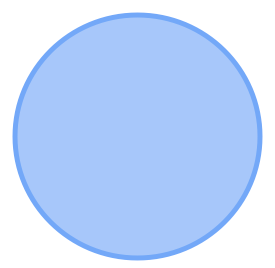
#> input picture OpenCV/practice/min_enclosingCircle/2d-circle.png, 275 x 268 px
$ python encloseCircle.py   (older library calls are emulated)
#> lines starting #> are read from the running program, lines starting #| are printed output that depends on the picture; after the words box and inside, x2 and y2 are one past the last pixel; in counts of white or black regions, pixels touching at a corner belong together
import numpy as np
import cv2

# not finding center accurately in 3D-images
img = cv2.imread('2d-circle.png', 0)
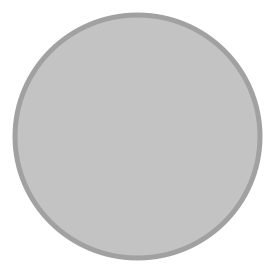
#> img: shape (268, 275); min 161, max 255, mean 213.6
og = cv2.imread('2d-circle.png', 0)

cv2.imshow('original', og)

# use threshold, findContours and moment functions
ret, thresh = cv2.threshold(img, 127, 255, 0)
#> thresh: shape (268, 275); every value is 255
im2, contours, hierarchy = cv2.findContours(thresh, 1, 2)
#> contours = [[[0, 0], [0, 267], [274, 267], [274, 0]]]
cont = contours[0]
#> cont = [[0, 0], [0, 267], [274, 267], [274, 0]]

# use data to edit center and radius
moment = cv2.moments(cont)
#> moment = moments, m00 73158, centre m10/m00, m01/m00 = (137, 133.5)
print(moment)
#> (printed output is left out)

# find center using minEnclosingCircle
(x, y), radius = cv2.minEnclosingCircle(cont)
#> x = 137; y = 133.5; radius = 191.3

# for printing/drawing
center = (int(x), int(y))
#> center = (137, 133)
radius = int(radius)
#> radius = 191
cv2.circle(img, center, radius, (0, 255, 0), 10)
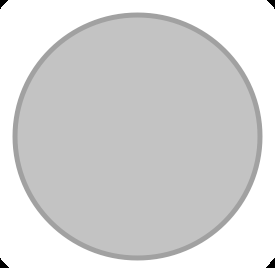
#> img: shape (268, 275); 0.23% of pixels changed, all inside (x1, y1, x2, y2) = (0, 0, 275, 268)

# for reference
print ("center = " +  str(center))
#| center = (137, 133)
print("radius = (" + str(x) + ", " + str(y) + ")")
#| radius = (137.0, 133.5)

cv2.imshow('image', img)
cv2.waitKey(0)
cv2.destroyAllWindows()
